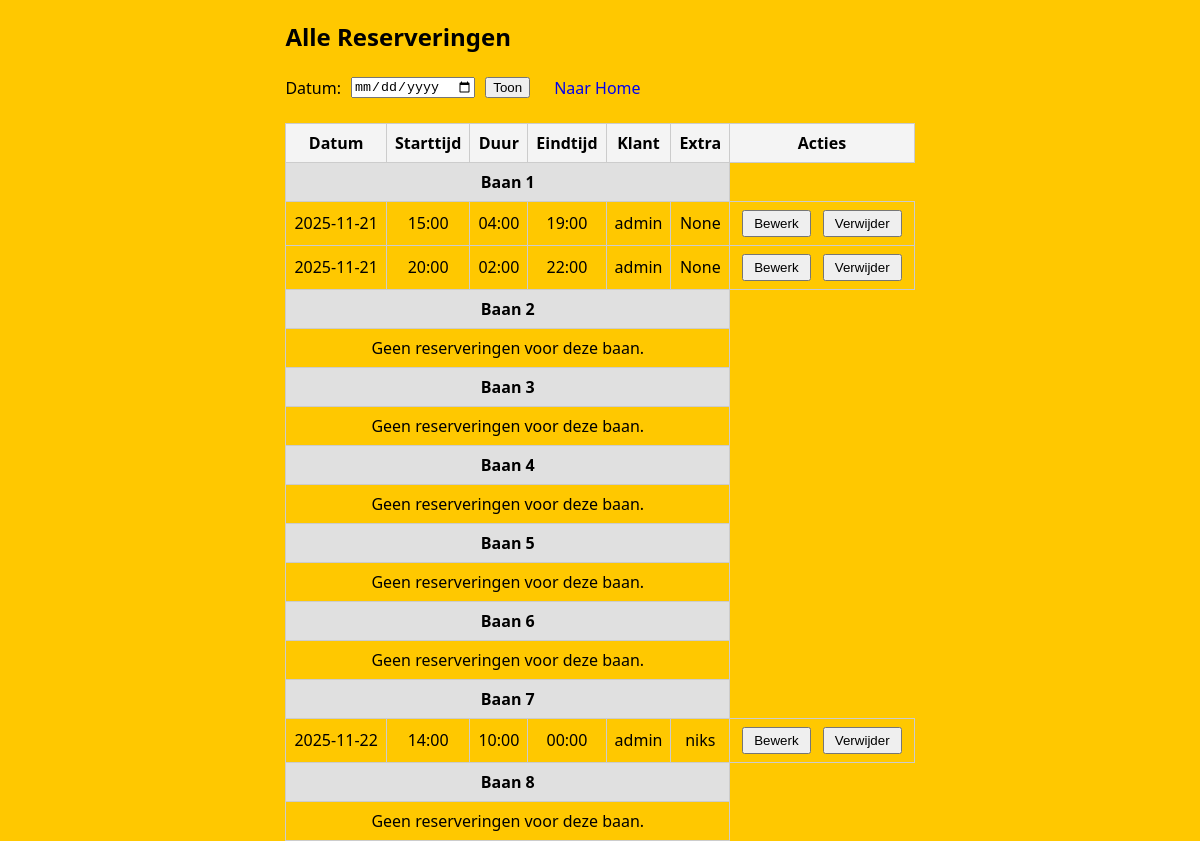
The app's page /reservations, older data.
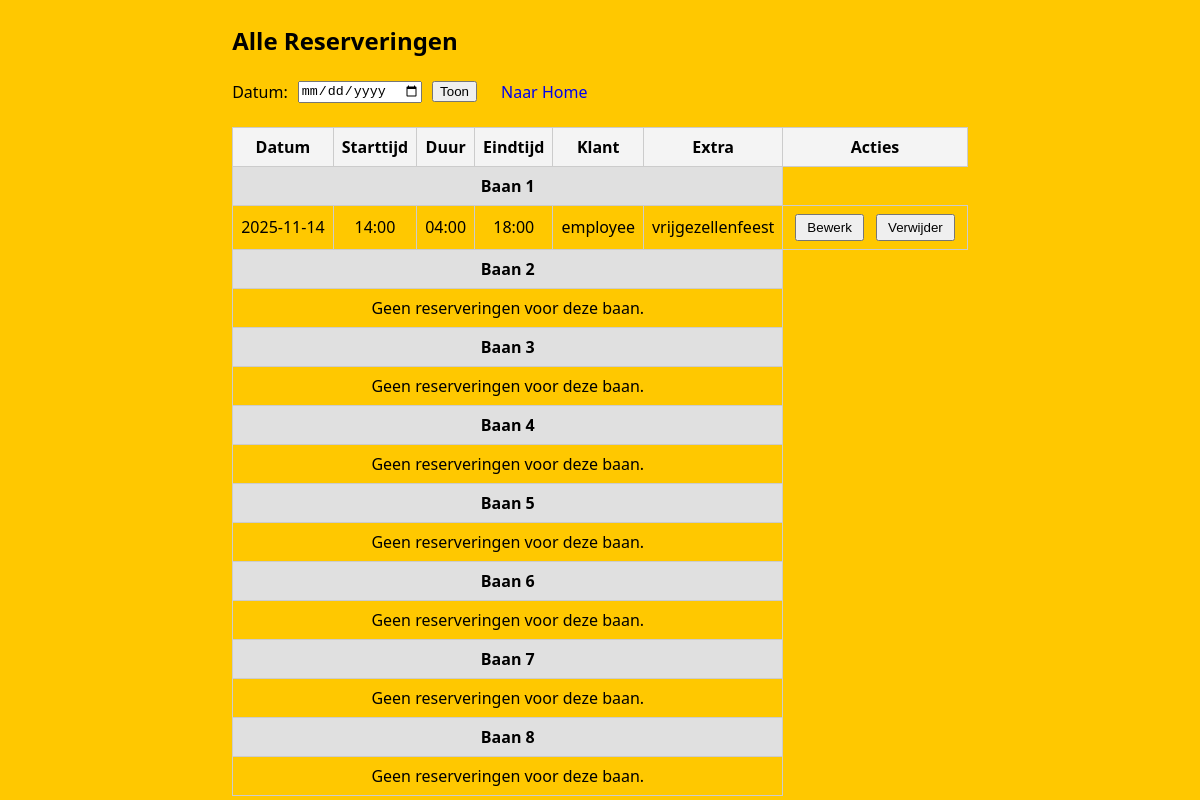
The same page, newer data.
### tables this page shows
CREATE TABLE lane_1 (
  id INTEGER PRIMARY KEY AUTOINCREMENT,
  start_iso TEXT NOT NULL,
  duration_minutes INTEGER NOT NULL,
  user_id INTEGER REFERENCES users(id),
  name TEXT NOT NULL,
  extra TEXT
);

CREATE TABLE lane_7 (
  id INTEGER PRIMARY KEY AUTOINCREMENT,
  start_iso TEXT NOT NULL,
  duration_minutes INTEGER NOT NULL,
  user_id INTEGER REFERENCES users(id),
  name TEXT NOT NULL,
  extra TEXT
);

### server.py (the view)
@app.route('/reservations')
def reservations():
    import sqlite3
    from flask import request
    filter_date = request.args.get('filter_date', '')
    conn = get_db_connection()
    reservations_data = {}
    for lane in range(1, 9):
        table = f'lane_{lane}'
        if filter_date:
            cur = conn.execute(f"SELECT * FROM {table} WHERE start_iso LIKE ? ORDER BY start_iso", (f'{filter_date}%',))
        else:
            cur = conn.execute(f'SELECT * FROM {table} ORDER BY start_iso')
        reservations_data[table] = cur.fetchall()
    conn.close()
    return render_template('reservations.html', reservations=reservations_data, filter_date=filter_date)

### server.py (called while the page is built)
def get_db_connection():
    conn = sqlite3.connect(str(DB_PATH))
    conn.row_factory = sqlite3.Row
    return conn

### Templates/reservations.html (shortened to what this page needs)
<!DOCTYPE html>
<html lang="en">
<head>
    <link rel="stylesheet" href="{{ url_for('styles', filename='reservations.css') }}">
</head>
<body>
    <div class="dashboard-container">
        <h2>Alle Reserveringen</h2>
        <form method="get" action="" style="display: flex; align-items: center; gap: 10px;">
            <label for="filter_date">Datum:</label>
            <input type="date" id="filter_date" name="filter_date" value="{{ filter_date|default('') }}">
            <button type="submit">Toon</button>
            <a href="{{ url_for('index') }}" class="action-btn" style="text-decoration: none;">Naar Home</a>
        </form>
        <table class="dashboard-table">
            <thead>
                <tr>
                    <th>Datum</th>
                    <th>Starttijd</th>
                    <th>Duur</th>
                    <th>Eindtijd</th>
                    <th>Klant</th>
                    <th>Extra</th>
                    <th>Acties</th>
                </tr>
            </thead>
            <tbody>
                {% for lane in range(1, 9) %}
                    <tr class="lane-header">
                        <td colspan="6">Baan {{ lane }}</td>
                    </tr>
                    {% set lane_table = 'lane_' ~ lane %}
                    {% set lane_reservations = reservations.get(lane_table, []) %}
                    {% if lane_reservations %}
                        {% for res in lane_reservations %}
                            {% if not filter_date or res.start_iso.split('T')[0] == filter_date %}
                            <tr>
                                <td>{{ res.start_iso.split('T')[0] }}</td>
                                <td>{{ res.start_iso.split('T')[1] }}</td>
                                <td>{% set h = res.duration_minutes // 60 %}{% set m = res.duration_minutes % 60 %}{{ '%02d' % h }}:{{ '%02d' % m }}</td>
                                <td>
                                    {% set start = res.start_iso.split('T')[1] %}
                                    {% set sh = start.split(':')[0]|int %}
                                    {% set sm = start.split(':')[1]|int %}
                                    {% set total = sh * 60 + sm + res.duration_minutes %}
                                    {% set eh = (total // 60) % 24 %}
                                    {% set em = total % 60 %}
                                    {{ '%02d' % eh }}:{{ '%02d' % em }}
                                </td>
                                <td>{{ res.name }}</td>
                                <td>{{ res.extra }}</td>
                                <td>
                                    <form method="get" action="{{ url_for('edit_reservation') }}" style="display:inline;">
                                        <button class="action-btn" type="submit">Bewerk</button>
                                    </form>
                                    <form method="post" action="{{ url_for('delete_reservation') }}" style="display:inline;" onsubmit="return confirm('Weet je zeker dat je deze reservering wilt verwijderen?');">
                                        <button class="action-btn" type="submit">Verwijder</button>
                                    </form>
                                </td>
                            </tr>
                            {% endif %}
                        {% endfor %}
                    {% else %}
                        <tr>
                            <td colspan="6">Geen reserveringen voor deze baan.</td>
                        </tr>
                    {% endif %}
                {% endfor %}
            </tbody>
        </table>
    </div>
</body>
</html>

Row changes from the older to the newer data that the page shows:
removed lane_1: start_iso "2025-11-21", start_iso "15:00", h "04", m "00", eh "19", em "00", name "admin", extra "None"
removed lane_1: start_iso "2025-11-21", start_iso "20:00", h "02", m "00", eh "22", em "00", name "admin", extra "None"
removed lane_7: start_iso "2025-11-22", start_iso "14:00", h "10", m "00", eh "00", em "00", name "admin", extra "niks"
added lane_1: start_iso "2025-11-14", start_iso "14:00", h "04", m "00", eh "18", em "00", name "employee", extra "vrijgezellenfeest"
Text that changed along with them:
new list line: "Geen reserveringen voor deze baan."
